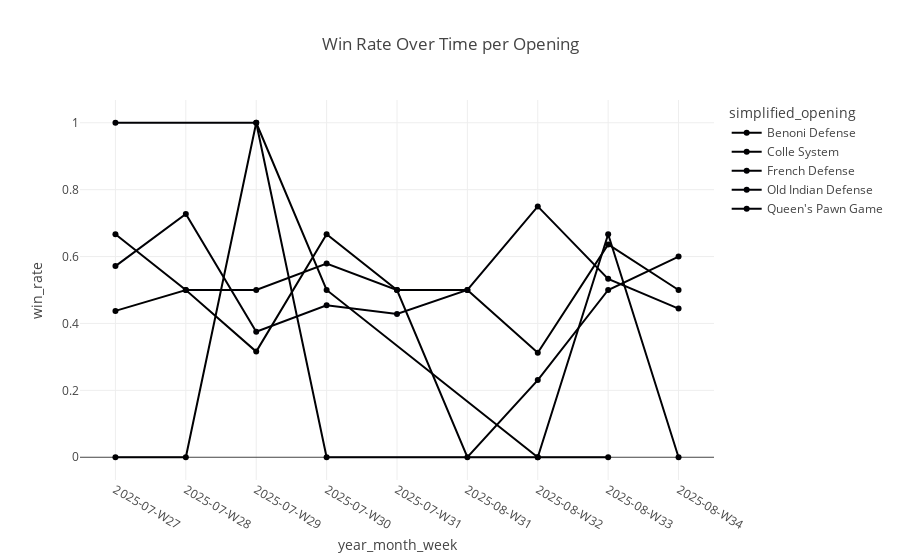

Notebook code for this chart:
### Code cell
top5_opening = df['simplified_opening'].value_counts().head(5).index
df_opening = df[df['simplified_opening'].isin(top5_opening)].copy()
df_opening["is_win"] = (df_opening["game_result_user"] == "win").astype(int)
df_opening["year_month_week"] = df_opening["created_datetime"].dt.strftime("%Y-%m") + "-W" + df["created_datetime"].dt.isocalendar().week.astype(str)

df_summary_opening = df_opening.groupby(['year_month_week', 'simplified_opening']).agg(
    win_rate=('is_win', 'mean'),
    total_games=('is_win', 'count')
).reset_index()


fig = px.line(
    df_summary_opening,
    x="year_month_week",
    y="win_rate",
    color="simplified_opening",
    markers=True,
    title="Win Rate Over Time per Opening"
)

fig.show()

### Figure 1 — Plotly figure (JSON) as saved in the notebook; plotly's stock layout.template omitted (floating-point values rounded to 4 significant figures)
{"data": [{"hovertemplate": "simplified_opening=Benoni Defense<br>year_month_week=%{x}<br>win_rate=%{y}<extra></extra>", "legendgroup": "Benoni Defense", "line": {"color": "#000001", "dash": "solid"}, "marker": {"symbol": "circle"}, "mode": "lines+markers", "name": "Benoni Defense", "orientation": "v", "showlegend": true, "type": "scatter", "x": ["2025-07-W27", "2025-07-W28", "2025-07-W29", "2025-07-W30", "2025-07-W31", "2025-08-W31", "2025-08-W32", "2025-08-W33", "2025-08-W34"], "xaxis": "x", "y": [0.4375, 0.5, 0.3158, 0.6667, 0.5, 0.5, 0.3125, 0.6364, 0.5], "yaxis": "y"}, {"hovertemplate": "simplified_opening=Colle System<br>year_month_week=%{x}<br>win_rate=%{y}<extra></extra>", "legendgroup": "Colle System", "line": {"color": "#000002", "dash": "solid"}, "marker": {"symbol": "circle"}, "mode": "lines+markers", "name": "Colle System", "orientation": "v", "showlegend": true, "type": "scatter", "x": ["2025-07-W27", "2025-07-W28", "2025-07-W29", "2025-07-W30", "2025-08-W32", "2025-08-W33"], "xaxis": "x", "y": [0, 0, 1, 0.5, 0, 0], "yaxis": "y"}, {"hovertemplate": "simplified_opening=French Defense<br>year_month_week=%{x}<br>win_rate=%{y}<extra></extra>", "legendgroup": "French Defense", "line": {"color": "#000003", "dash": "solid"}, "marker": {"symbol": "circle"}, "mode": "lines+markers", "name": "French Defense", "orientation": "v", "showlegend": true, "type": "scatter", "x": ["2025-07-W27", "2025-07-W28", "2025-07-W29", "2025-07-W30", "2025-07-W31", "2025-08-W31", "2025-08-W32", "2025-08-W33", "2025-08-W34"], "xaxis": "x", "y": [0.6667, 0.5, 0.5, 0.5789, 0.5, 0, 0.2308, 0.5, 0.6], "yaxis": "y"}, {"hovertemplate": "simplified_opening=Old Indian Defense<br>year_month_week=%{x}<br>win_rate=%{y}<extra></extra>", "legendgroup": "Old Indian Defense", "line": {"color": "#000004", "dash": "solid"}, "marker": {"symbol": "circle"}, "mode": "lines+markers", "name": "Old Indian Defense", "orientation": "v", "showlegend": true, "type": "scatter", "x": ["2025-07-W27", "2025-07-W29", "2025-07-W30", "2025-08-W32", "2025-08-W33", "2025-08-W34"], "xaxis": "x", "y": [1, 1, 0, 0, 0.6667, 0], "yaxis": "y"}, {"hovertemplate": "simplified_opening=Queen's Pawn Game<br>year_month_week=%{x}<br>win_rate=%{y}<extra></extra>", "legendgroup": "Queen's Pawn Game", "line": {"color": "#000005", "dash": "solid"}, "marker": {"symbol": "circle"}, "mode": "lines+markers", "name": "Queen's Pawn Game", "orientation": "v", "showlegend": true, "type": "scatter", "x": ["2025-07-W27", "2025-07-W28", "2025-07-W29", "2025-07-W30", "2025-07-W31", "2025-08-W31", "2025-08-W32", "2025-08-W33", "2025-08-W34"], "xaxis": "x", "y": [0.5714, 0.7273, 0.375, 0.4545, 0.4286, 0.5, 0.75, 0.5333, 0.4444], "yaxis": "y"}], "layout": {"legend": {"title": {"text": "simplified_opening"}, "tracegroupgap": 0}, "title": {"text": "Win Rate Over Time per Opening"}, "xaxis": {"anchor": "y", "domain": [0, 1], "title": {"text": "year_month_week"}}, "yaxis": {"anchor": "x", "domain": [0, 1], "title": {"text": "win_rate"}}}}
